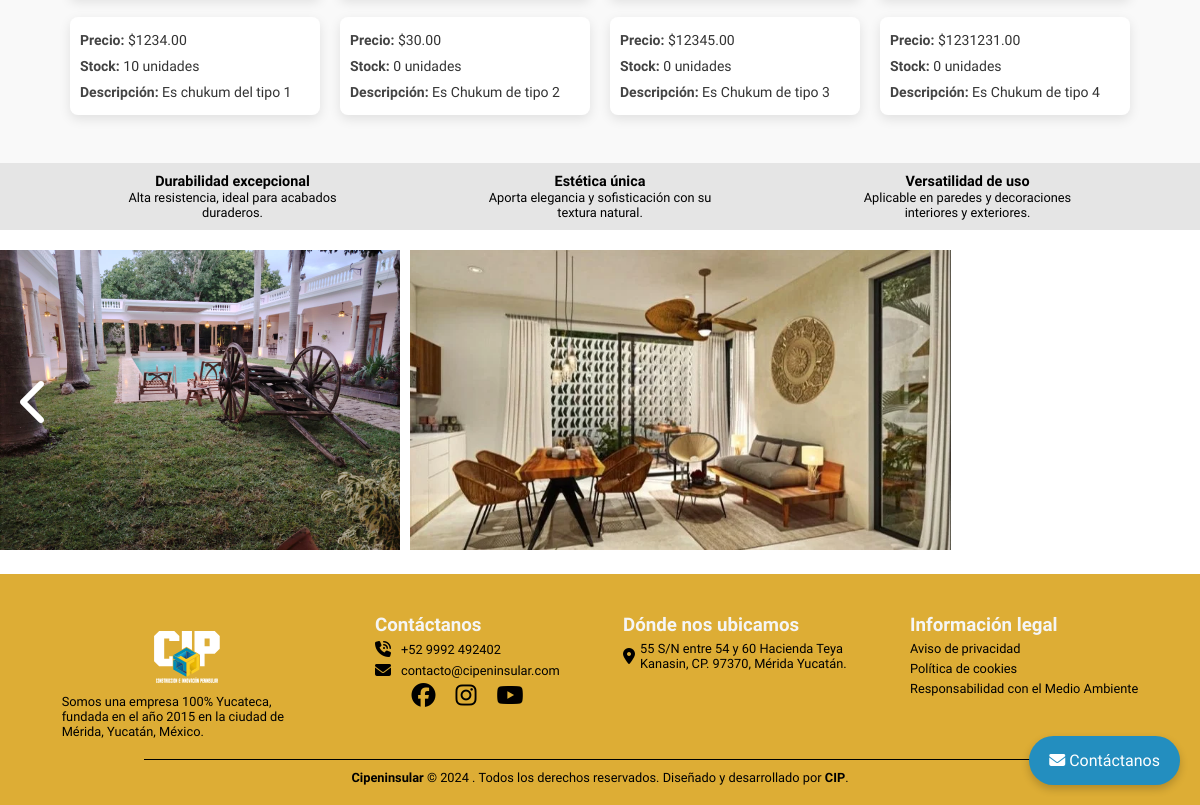
The page /chukum/ (lower part) on the database as committed earlier.
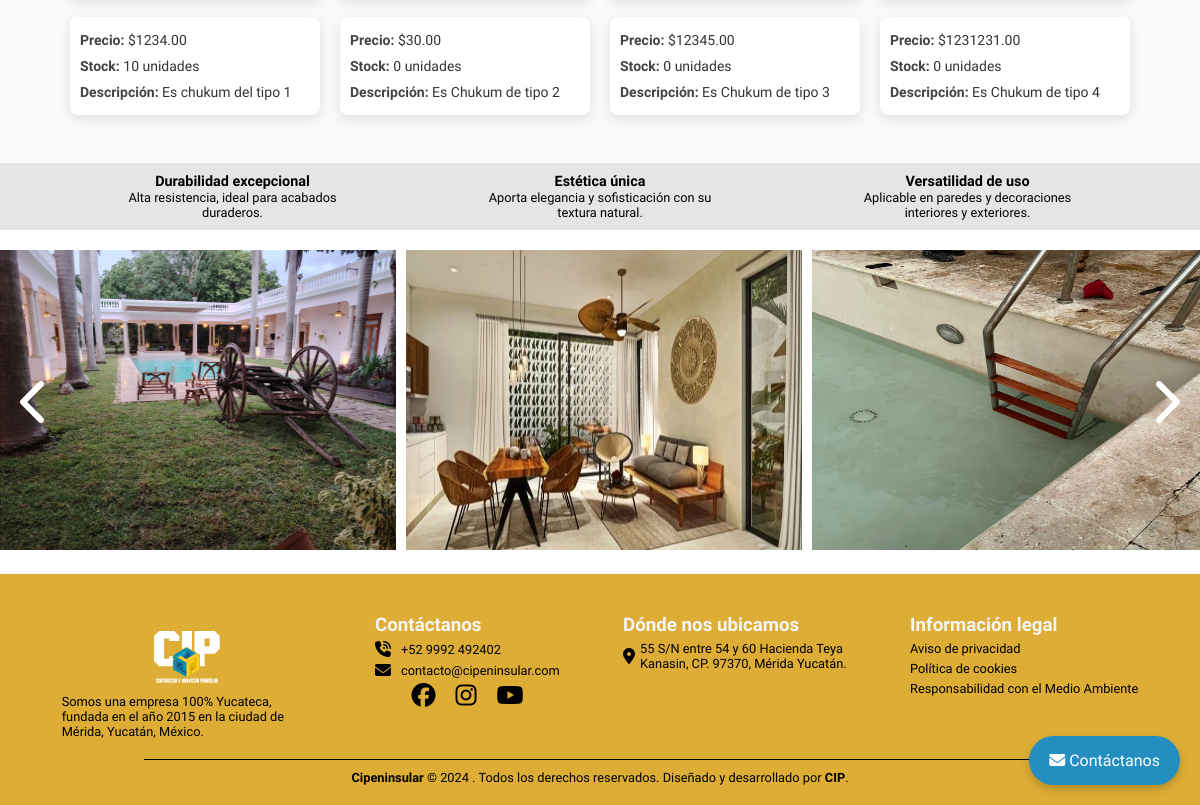
The same page on the database as committed later.
### cip_main/models.py (models this page shows, shortened)
class Producto(models.Model):
    nombre = models.CharField(max_length=100, verbose_name="Nombre del Producto")
    descripcion = models.TextField(verbose_name="Descripción")
    precio = models.DecimalField(max_digits=10, decimal_places=2, verbose_name="Precio")
    imagen_caratula = models.ImageField(upload_to='imagenes_productos/', verbose_name="Imagen de Carátula")
    stock = models.PositiveIntegerField(default=0, verbose_name="Stock Disponible")
    destacado = models.BooleanField(default=False, verbose_name="Producto Destacado")

class Project(models.Model):
    nombre = models.CharField(max_length=255)
    descripcion = models.TextField(blank=True, null=True)
    caratula = models.ImageField(upload_to='projects/thumbnails/')
    fecha_creado = models.DateTimeField(auto_now_add=True)
    categorias = models.ManyToManyField(Category, related_name='proyectos', blank=True)
    producto_asociado = models.ForeignKey(
        Producto,
        related_name='proyectos',
        on_delete=models.SET_NULL,
        null=True,
        blank=True,
        verbose_name="Producto asociado"
    )
    class Meta:
        verbose_name = "Proyecto"
        verbose_name_plural = "Proyectos"

### cip_main/views.py (the view)
# urls.py: path('chukum/', views.chukum_view, name='chukum'),
def chukum_view(request):
    productos = Producto.objects.all()  # Asegúrate de que esté obteniendo todos los productos
    try:
        chukum_category = Category.objects.get(nombre="Chukum")
    except Category.DoesNotExist:
        return render(request, '404.html', {'message': "Categoría Chukum no encontrada"})
    proyectos_chukum = Project.objects.filter(categorias=chukum_category).prefetch_related('images')
    productos_chukum = Producto.objects.filter(
        proyectos__in=proyectos_chukum,  # Usamos la relación inversa 'proyectos'
        destacado=True  # Solo productos destacados
    ).distinct().prefetch_related('proyectos__images')  # Prefetch de las imágenes de proyectos
    return render(request, 'chukum.html', {
        'proyectos': proyectos_chukum,
        'productos': productos,
        'productos-chukum': productos_chukum,
    })

### cip_main/templates/chukum.html (shortened to what this page needs)
{% extends 'base.html' %}
{% load static %}
{% block content %}
<section id="shop">
  <div class="shop-space">
    {% for producto in productos %}
      <article class="product">
        <div class="product-info">
          <p><strong>Precio:</strong> ${{ producto.precio }}</p>
          <p><strong>Stock:</strong> {{ producto.stock }} unidades</p>
          <p><strong>Descripción:</strong> {{ producto.descripcion }}</p>
        </div>
      </article>
    {% endfor %}
  </div>
</section>
<section id="why-chukum">
  <div class="chukum-benefits">
    <div class="benefit">
      <h3>Durabilidad excepcional</h3>
      <p>
        Alta resistencia, ideal para acabados duraderos.
      </p>
    </div>
    <div class="benefit">
      <h3>Estética única</h3>
      <p>
        Aporta elegancia y sofisticación con su textura natural.
      </p>
    </div>
    <div class="benefit">
      <h3>Versatilidad de uso</h3>
      <p>
        Aplicable en paredes y decoraciones interiores y exteriores.
      </p>
    </div>
  </div>
</section>
<section id="carousel">
  <div id="slide-container">
    {% for proyecto in proyectos %}
    <article class="slide" data-slideIndex="{{ forloop.counter0 }}">
      <a
        class="wow animate__animated animate__fadeIn"
        href="{{ proyecto.caratula.url }}"
        data-fancybox="projects-{{ proyecto.id }}"
        data-caption="{{ proyecto.nombre }}"
      >
        <figure>
          <img src="{{ proyecto.caratula.url }}" alt="{{ proyecto.nombre }}" />
        </figure>
      </a>
    </article>
    {% empty %}
      <p>No hay proyectos disponibles en esta categoría.</p>
    {% endfor %}
    <div class="arrows-services">
      <i
        id="back-button"
        class="arrow-left arrow fa-solid fa-chevron-left"
      ></i>
      <i
        id="forward-button"
        class="arrow-right arrow fa-solid fa-chevron-right"
      ></i>
    </div>
  </div>
</section>
{% endblock %}

### cip_main/templates/base.html (shortened to what this page needs)
{% load static %}
{% load django_browser_reload %}
<!DOCTYPE html>
<html lang="en">
  <head>
    <link rel="stylesheet" href="{% static 'css/style.css' %}" />
    <link rel="stylesheet" href="{% static 'css/movil.css' %}" />
    <link rel="stylesheet" href="{% static 'css/tablet.css' %}" />
    <link rel="stylesheet" href="{% static 'css/animate.css' %}" />
    <link rel="stylesheet" href="{% static 'css/fancybox.css' %}" />
    <link rel="stylesheet" href="{% static 'css/carrousel.css' %}" />
    <link rel="stylesheet" href="{% static 'css/splide-core.min.css' %}" />
  </head>
  <body>
    <main>
      {% block content %}{% endblock %}
    </main>
    <button class="contact">
      <i class="fa-solid fa-envelope"></i>
      <span class="contact-text">Contáctanos</span>
    </button>
    <footer>
      <div class="main-footer">
        <div class="about-info">
          <figure class="logo-solo">
            <img src="{% static 'images/logo-og-solo.svg' %}" alt="logo solo" />
          </figure>
          <p>
            Somos una empresa 100% Yucateca, fundada en el año 2015 en la ciudad
            de Mérida, Yucatán, México.
          </p>
        </div>
        <div class="contact-info">
          <h3>Contáctanos</h3>
          <div class="contact-item">
            <i class="icon fa-solid fa-phone-volume"></i>
            <a href="tel:+52 9992 492402">+52 9992 492402</a>
          </div>
          <div class="contact-item">
            <i class="icon fa-solid fa-envelope"></i>
            <a href="mailto:support@company.com">contacto@cipeninsular.com</a>
          </div>
          <div class="logos-contact">
            <a
              href="https://www.facebook.com/profile.php?id=61568988712824"
              target="_blank"
              ><i class="logo fa-brands fa-facebook"></i
            ></a>
            <a href="https://www.instagram.com/cipeninsular_mx/" target="_blank"
              ><i class="logo fa-brands fa-instagram"></i
            ></a>
            <a href="https://www.youtube.com/@CIPENINSULAR_MX" target="_blank"
              ><i class="logo fa-brands fa-youtube"></i
            ></a>
          </div>
        </div>
        <div class="ubication-info">
          <h3>Dónde nos ubicamos</h3>
          <div class="contact-item">
            <i class="icon fa-solid fa-location-dot"></i>
            <a href="https://maps.app.goo.gl/KhEHUkwVatAvD7oR9" target="_blank">
              55 S/N entre 54 y 60 Hacienda Teya<br />Kanasin, CP. 97370, Mérida
              Yucatán.
            </a>
          </div>
        </div>
        <div class="help-info">
          <h3>Información legal</h3>
          <a href="">Aviso de privacidad</a>
          <a href="">Política de cookies</a>
          <a href="">Responsabilidad con el Medio Ambiente</a>
        </div>
      </div>
      <div class="line"></div>
      <div class="copy">
        <p>
          <span>Cipeninsular</span> &copy; 2024 . Todos los derechos reservados.
          Diseñado y desarrollado por <span>CIP</span>.
        </p>
      </div>
    </footer>
  </body>
</html>

### cip_main/static/css/style.css (style rules this page uses)
* { margin: 0; padding: 0; box-sizing: border-box; font-family: "Titillium Web", sans-serif; }
:root { --blue-primary: #238EBF; --blue-secondary: #39B3DD; --blue-aditional: #2183A6; --yellow-primary: #FFD450; --yellow-secondary: #F6C336; --yellow-aditional: rgba(218, 165, 32, 0.9); }
html { scroll-behavior: smooth; }
.contact { position: fixed; bottom: 20px; right: 20px; background-color: #238EBF; color: white; padding: 15px 20px; border: none; border-radius: 50px; font-size: 16px; cursor: pointer; z-index: 1000; box-shadow: 0 4px 8px rgba(0, 0, 0, 0.2); transition: background-color 0.3s ease, transform 0.1s ease; }

### cip_main/static/css/fancybox.css (style rules this page uses)
:root { --f-spinner-width: 36px;--f-spinner-height: 36px;--f-spinner-color-1: rgba(0, 0, 0, 0.1);--f-spinner-color-2: rgba(17, 24, 28, 0.8);--f-spinner-stroke: 2.75 }
:root { --f-button-width: 40px;--f-button-height: 40px;--f-button-border: 0;--f-button-border-radius: 0;--f-button-color: #374151;--f-button-bg: #f8f8f8;--f-button-hover-bg: #e0e0e0;--f-button-active-bg: #d0d0d0;--f-button-shadow: none;--f-button-transition: all 0.15s ease;--f-button-transform: none;--f-button-svg-width: 20px;--f-button-svg-height: 20px;--f-button-svg-stroke-width: 1.5;--f-button-svg-fill: none;--f-button-svg-filter: none;--f-button-svg-disabled-opacity: 0.65 }

### cip_main/static/css/carrousel.css (style rules this page uses)
#carousel { max-width: 1200px; display: flex; flex-direction: column; margin: 0 auto; position: relative; }
#slide-container { scroll-snap-type: x mandatory; overflow-x: hidden; overflow-y: hidden; display: flex; justify-content: flex-start; align-items: stretch; gap: 10px; color: #000; -webkit-overflow-scrolling: touch; scroll-behavior: smooth; }
.slide { padding: 20px; scroll-snap-align: center; position: relative; min-width: 33%; text-align: center; }
.arrow { border: 1px black solid; color: black; text-decoration: none; cursor: pointer; padding: 10px; }

Rows that differ between the two databases and show on the page:
added Project: caratula (picture)
